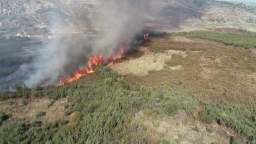
#> input picture media/drone_replay_01/clip_0000.jpg, 256 x 144 px
$ python -i segment.py   (imports and definitions only)   (older library calls are emulated)
#> lines starting #> are read from the running program, lines starting #| are printed output that depends on the picture; after the words box and inside, x2 and y2 are one past the last pixel; in counts of white or black regions, pixels touching at a corner belong together
#> further down, picture is the input picture: shape (144, 256, 3); mean B, G, R 114.8, 131.9, 137.7
### backend/firescope/config.py
"""Paths, dataset facts and environment configuration for the FireScope backend."""
from __future__ import annotations

import os
from dataclasses import dataclass
from pathlib import Path

ROOT = Path(__file__).resolve().parents[2]
RAW = ROOT / "data" / "raw" / "burnedareauav"
DATASET = RAW / "BurnedAreaUAV_dataset"
VIDEO = DATASET / "MP4_video" / "original_prescribed_burn_video.mp4"
KML = RAW / "pinhao_cell_precribed_area.kml"
SOURCE_ID = "drone_replay_01"


def _load_dotenv() -> None:
    env = Path(__file__).resolve().parents[1] / ".env"
    if not env.exists():
        return
    for line in env.read_text().splitlines():
        line = line.strip()
        if line and not line.startswith("#") and "=" in line:
            k, v = line.split("=", 1)
            os.environ.setdefault(k.strip(), v.strip().strip('"').strip("'"))


_load_dotenv()
PROCESSED = Path(os.environ.get("DATA_DIR", ROOT / "data" / "processed"))
CACHE = ROOT / "data" / "cache"


@dataclass(frozen=True)
class Pose:
    """Drone camera pose, from the XMP metadata of uav_photo_1_metadata.JPG (BurnedAreaUAV v1.1)."""
    lat: float = 41.393844
    lon: float = -7.614828
    agl_m: float = 24.9          # RelativeAltitude (above take-off point)
    yaw_deg: float = -46.7       # GimbalYawDegree, 0 = north, clockwise
    pitch_deg: float = -28.9     # GimbalPitchDegree, negative = down
    focal_px_4k: float = 3666.666504  # CalibratedFocalLength at 3840 px width
    width_4k: int = 3840


POSE = Pose()
# Wall-clock of video t=0. The dataset does not publish it; the photo metadata (12:46:28 / 12:48:57 local, UTC+0)
# is taken during the hover. We anchor the replay at 12:33:00Z and label the value an assumption in the API.
RECORDED_START = "2019-03-01T12:33:00Z"
SAMPLE_EVERY_FRAMES = 100        # 4 s at 25 fps, matches the annotation cadence
CLIP_SECONDS = 12.0
HORIZON_FRAC = 0.21              # rows above this fraction of the frame are far-field (beyond the access road): excluded

# ---- Workshop GPU models (vast-builders-challenge gpu/README) — token via env / K8s Secret, never in the bundle
GPU_HOST = os.environ.get("GPU_HOST", "166.19.38.112")
GPU_BEARER_TOKEN = os.environ.get("GPU_BEARER_TOKEN", "") or os.environ.get("COSMOS_API_KEY", "")
COSMOS_TOKEN_CMD = os.environ.get("COSMOS_TOKEN_CMD", "")
COSMOS_REASON_BASE = os.environ.get("COSMOS_REASON_BASE", f"http://{GPU_HOST}:8001/v1")
COSMOS_REASON_MODEL = os.environ.get("COSMOS_REASON_MODEL", "nvidia/cosmos3-nano-reasoner")
COSMOS_EMBED_BASE = os.environ.get("COSMOS_EMBED_BASE", f"http://{GPU_HOST}:8003/v1")
COSMOS_EMBED_MODEL = os.environ.get("COSMOS_EMBED_MODEL", "")          # discovered from /v1/models when empty
YOLO_URL = os.environ.get("YOLO_URL", f"http://{GPU_HOST}:8002")
# Agent LLM: defaults to Cosmos Reason; can point at W&B / CoreWeave inference (OpenAI-compatible)
LLM_BASE = os.environ.get("LLM_BASE", COSMOS_REASON_BASE)
LLM_MODEL = os.environ.get("LLM_MODEL", COSMOS_REASON_MODEL)
LLM_API_KEY = os.environ.get("LLM_API_KEY", "")
# build.nvidia.com (optional alternative)
NVIDIA_API_BASE = os.environ.get("NVIDIA_API_BASE", "https://integrate.api.nvidia.com/v1")
NVIDIA_API_KEY = os.environ.get("NVIDIA_API_KEY", "")
# VSS retrieval backend ($INGRESS_URL) — login with team user/password (K8s Secret)
VSS_URL = os.environ.get("VSS_URL", "").rstrip("/")
VSS_USERNAME = os.environ.get("VSS_USERNAME", "")
VSS_PASSWORD = os.environ.get("VSS_PASSWORD", "")
VAST_ENDPOINT = os.environ.get("VAST_ENDPOINT", "")
WANDB_API_KEY = os.environ.get("WANDB_API_KEY", "")
AUTO_ANALYZE = os.environ.get("AUTO_ANALYZE", "") in ("1", "true", "yes")
MEDIA_DIR = Path(os.environ.get("MEDIA_DIR", PROCESSED / "media"))
# If set, media is served from this absolute URL prefix (e.g. an object store) instead of /media
MEDIA_URL = os.environ.get("MEDIA_URL", "").rstrip("/")
FRONTEND_DIST = Path(os.environ.get("FRONTEND_DIST", ROOT / "frontend" / "dist"))
WANDB_API_KEY = os.environ.get("WANDB_API_KEY", "")

### backend/firescope/segment.py
"""RGB segmentation baseline for the BurnedAreaUAV footage.

burned_area   : dark, low-saturation ground (char/ash) that is connected to the burned field, accumulated over time
active_fire   : saturated orange/yellow, very bright pixels (visible flames — NOT temperature)
smoke         : bright, low-saturation, low-texture haze

Classical colour/morphology rules — transparent, no GPU, evaluated against the dataset's manual masks. Since phase 7
the burned area comes from a learned model instead (LearnedBurned: LR-ASPP MobileNetV3 fine-tuned on the manual masks,
pipeline/pinhao/segmenter.py), the same ONNX file the browser runs live. Flames and smoke stay on the colour rules.
"""
from __future__ import annotations

from pathlib import Path

import cv2
import numpy as np

from .config import HORIZON_FRAC

K5 = cv2.getStructuringElement(cv2.MORPH_ELLIPSE, (5, 5))
K9 = cv2.getStructuringElement(cv2.MORPH_ELLIPSE, (9, 9))
K15 = cv2.getStructuringElement(cv2.MORPH_ELLIPSE, (15, 15))


def raw_masks(frame_bgr: np.ndarray, work_w: int = 640) -> dict[str, np.ndarray]:
#> called with work_w = 640
    h, w = frame_bgr.shape[:2]
#> h = 144; w = 256
    small = cv2.resize(frame_bgr, (work_w, int(h * work_w / w)), interpolation=cv2.INTER_AREA)
    blur = cv2.GaussianBlur(small, (5, 5), 0)
    hsv = cv2.cvtColor(blur, cv2.COLOR_BGR2HSV)
#> hsv: shape (360, 640, 3); mean H, S, V 45.8, 55.4, 141.2
    H, S, V = hsv[..., 0].astype(np.int16), hsv[..., 1].astype(np.int16), hsv[..., 2].astype(np.int16)
    b, g, r = [blur[..., i].astype(np.int16) for i in range(3)]
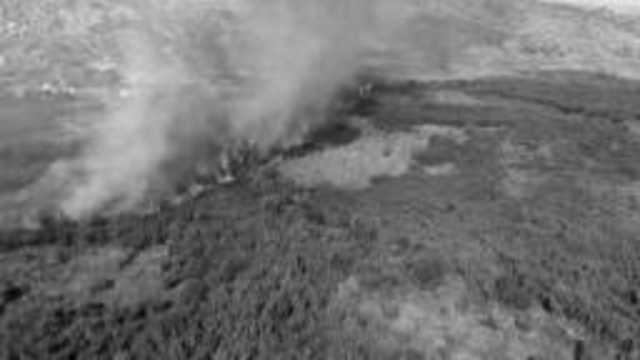
#> b: shape (360, 640) int16; min 2, max 232, mean 114.9
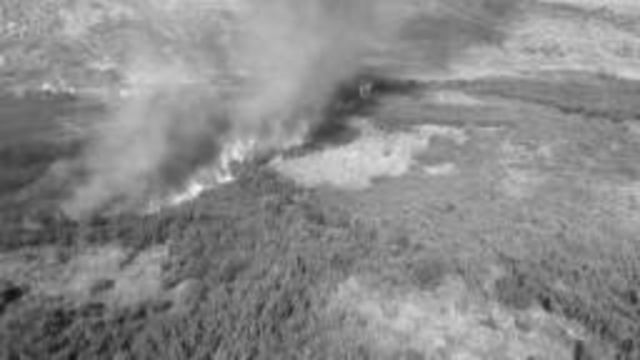
#> r: shape (360, 640) int16; min 17, max 242, mean 137.8
    sh = small.shape[0]
#> sh = 360
    valid = np.zeros(small.shape[:2], np.uint8)
    valid[int(sh * HORIZON_FRAC):, :] = 1

    flame = ((r > 190) & (r > g + 35) & (g > b) & (S > 90) & (V > 190)).astype(np.uint8) & valid
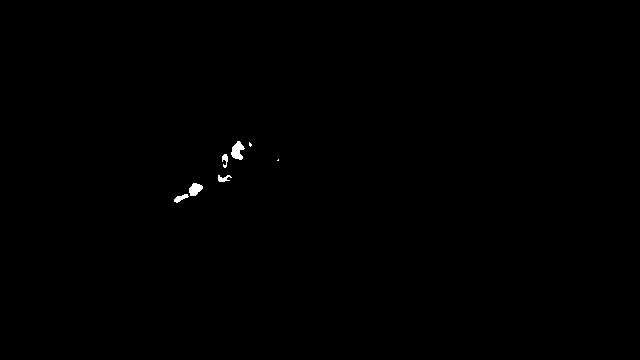
#> flame: shape (360, 640); values 0 (black) and 1 (white), 0.21% white; 7 white regions (2 under 20 px), largest, box (x1, y1, x2, y2) and area: (231, 141, 245, 160) 162, (189, 183, 203, 196) 127, (174, 194, 189, 203) 68, (218, 175, 232, 182) 58, (222, 154, 228, 168) 52
    flame = cv2.morphologyEx(flame, cv2.MORPH_OPEN, cv2.getStructuringElement(cv2.MORPH_ELLIPSE, (3, 3)))
#> flame: shape (360, 640); values 0 (black) and 1 (white), 0.19% white; 7 white regions (2 under 20 px), largest, box (x1, y1, x2, y2) and area: (231, 141, 245, 160) 161, (189, 183, 203, 196) 126, (174, 194, 189, 203) 66, (218, 175, 229, 182) 45, (222, 154, 228, 162) 33

    gray = cv2.cvtColor(blur, cv2.COLOR_BGR2GRAY)
    tex = cv2.Laplacian(gray, cv2.CV_32F, ksize=3)
    tex = cv2.GaussianBlur(np.abs(tex), (9, 9), 0)
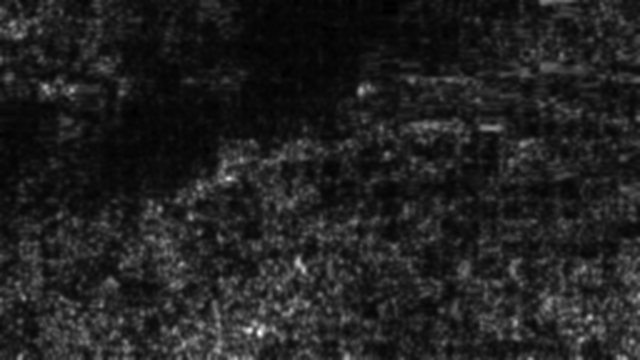
#> tex: shape (360, 640) float32; min 0.406, max 60.58, mean 8.4; drawn with min black and max white
    smoke = ((S < 38) & (V > 120) & (V < 235) & (tex < 6)).astype(np.uint8) & valid
#> smoke: shape (360, 640); values 0 (black) and 1 (white), 7.8% white; 21 white regions (13 under 20 px), largest, box (x1, y1, x2, y2) and area: (63, 75, 353, 218) 17287, (41, 115, 59, 142) 207, (16, 75, 56, 81) 148

    # vegetation / dry grass are saturated (green/olive/tan). Char is dark and greyish.
    exg = 2 * g - r - b
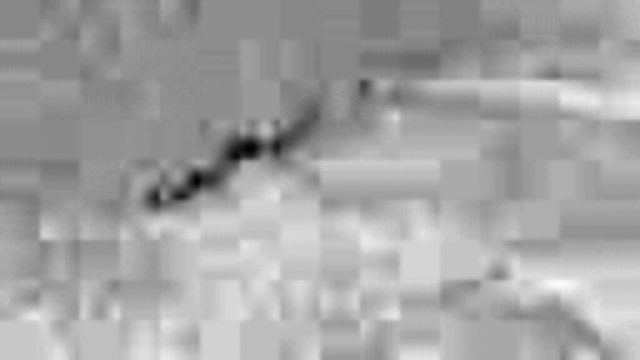
#> exg: shape (360, 640) int16; min -82, max 63, mean 11.3; drawn with min black and max white
    veg = (exg > 12) | ((S > 70) & (V > 110))
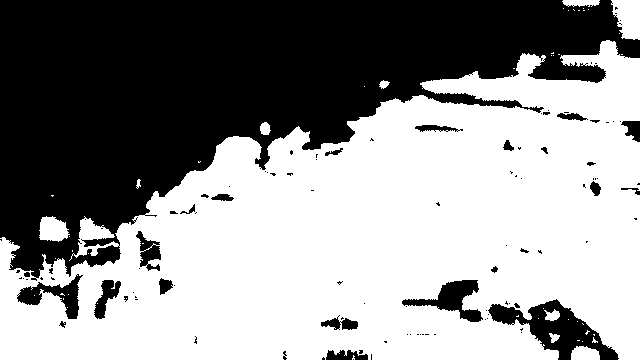
#> veg: shape (360, 640) bool; 57.1% white; 108 black regions (82 under 20 px), largest, box (x1, y1, x2, y2) and area: (0, 0, 640, 281) 89993, (488, 299, 619, 360) 3080, (402, 280, 483, 322) 1306
    dark = (V < 105) & (S < 85)
#> dark: shape (360, 640) bool; 8.9% white; 224 white regions (177 under 20 px), largest, box (x1, y1, x2, y2) and area: (0, 279, 166, 360) 6045, (0, 206, 222, 266) 4441, (310, 74, 420, 139) 2322
    greyish = (S < 40) & (V < 135)
#> greyish: shape (360, 640) bool; 4% white; 38 white regions (21 under 20 px), largest, box (x1, y1, x2, y2) and area: (0, 113, 232, 236) 4687, (316, 65, 424, 130) 2584, (40, 114, 87, 159) 493
    burned = ((dark | greyish | (flame > 0)) & ~veg).astype(np.uint8) & valid
#> burned: shape (360, 640); values 0 (black) and 1 (white), 5.4% white; 66 white regions (43 under 20 px), largest, box (x1, y1, x2, y2) and area: (0, 113, 232, 264) 5984, (310, 75, 422, 139) 2939, (0, 145, 78, 171) 1050
    burned = cv2.morphologyEx(burned, cv2.MORPH_OPEN, K5)
#> burned: shape (360, 640); values 0 (black) and 1 (white), 4.8% white; 22 white regions (1 under 20 px), largest, box (x1, y1, x2, y2) and area: (311, 75, 419, 139) 2894, (147, 114, 232, 190) 2643, (0, 201, 80, 250) 1661
    burned = cv2.morphologyEx(burned, cv2.MORPH_CLOSE, K15)
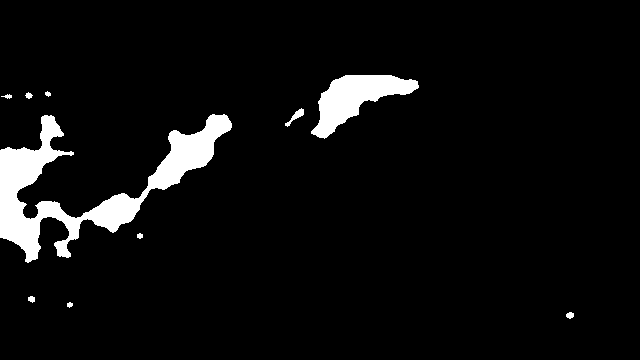
#> burned: shape (360, 640); values 0 (black) and 1 (white), 5.5% white; 10 white regions, largest, box (x1, y1, x2, y2) and area: (0, 114, 232, 263) 9242, (311, 75, 419, 139) 3064, (285, 108, 304, 127) 111
    return {"burned": burned, "flame": flame, "smoke": smoke, "shape": np.array(small.shape[:2])}


# [18 lines left out: functions largest_components, fill_holes, not called in this run]


class TemporalBurn:
    """Burned ground cannot un-burn: majority-vote 3 consecutive raw masks, then accumulate (logical OR) with decay
    guard so a single smoky frame cannot paint the whole view."""

    def __init__(self):
        self.hist: list[np.ndarray] = []
        self.cum: np.ndarray | None = None

    # [17 lines left out: functions update, iou_prf, not called in this run]


class LearnedBurned:
    """Burned-ground mask from the fine-tuned segmenter (data/processed/models/burned-lraspp-mnv3.onnx), at the
    analysis resolution of raw_masks, with the same far-field rows excluded."""

    PATH = Path(__file__).resolve().parents[2] / "data" / "processed" / "models" / "burned-lraspp-mnv3.onnx"
    MEAN = np.array([0.485, 0.456, 0.406], "float32")
    STD = np.array([0.229, 0.224, 0.225], "float32")

    # [16 lines left out: functions __init__, prob, mask, not called in this run]


class VoteBurn:
    """For the learned mask, which already is the whole burned area in each frame: majority of the last 3 samples
    (4 s apart) to remove flicker, the largest regions, holes filled. No accumulation — the camera drifts during the
    flight, so OR-ing image-space masks over minutes (TemporalBurn) smears them (IoU 0.87 instead of 0.92)."""

    def __init__(self):
        self.hist: list[np.ndarray] = []

    # [4 lines left out: function update, not called in this run]

>>> import cv2
>>> picture = cv2.imread('../../media/drone_replay_01/clip_0000.jpg')
>>> result = raw_masks(picture)
#> result = 4 items

$ run again, on media/drone_replay_01/clip_0001.jpg
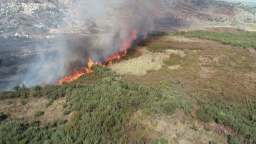
#> input picture media/drone_replay_01/clip_0001.jpg, 256 x 144 px
#> picture is the input picture: shape (144, 256, 3); mean B, G, R 112.4, 129.8, 135.1
#> hsv: shape (360, 640, 3); mean H, S, V 49.1, 58.5, 139
#> in raw_masks, `smoke = ((S < 38) & (V > 120) & (V < 235) & (tex < 6)).astype(np.uint8..`:
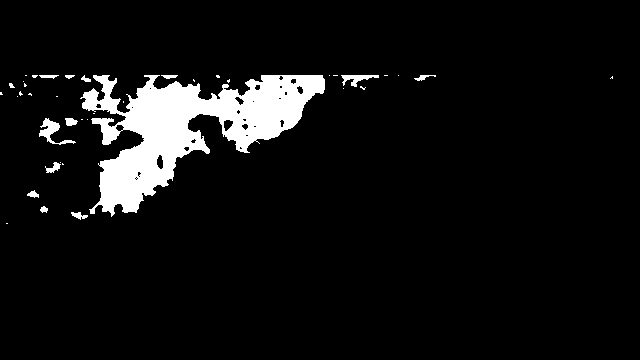
#> smoke: shape (360, 640); values 0 (black) and 1 (white), 6.8% white; 40 white regions (26 under 20 px), largest, box (x1, y1, x2, y2) and area: (80, 75, 325, 217) 14500, (39, 118, 76, 145) 318, (341, 75, 379, 87) 206
#> veg: shape (360, 640) bool; 59.1% white; 127 black regions (91 under 20 px), largest, box (x1, y1, x2, y2) and area: (0, 0, 602, 273) 84337, (48, 230, 128, 319) 1880, (526, 303, 626, 360) 1639
#> dark: shape (360, 640) bool; 9.7% white; 219 white regions (167 under 20 px), largest, box (x1, y1, x2, y2) and area: (0, 280, 162, 360) 6039, (170, 269, 299, 360) 2463, (528, 275, 640, 360) 2125
#> greyish: shape (360, 640) bool; 4.4% white; 59 white regions (32 under 20 px), largest, box (x1, y1, x2, y2) and area: (343, 38, 464, 105) 3749, (164, 95, 229, 187) 2442, (0, 205, 139, 236) 1064
#> in raw_masks, `burned = cv2.morphologyEx(burned, cv2.MORPH_CLOSE, K15)`:
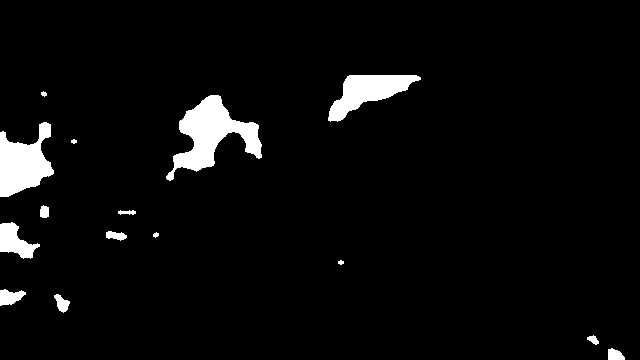
#> burned: shape (360, 640); values 0 (black) and 1 (white), 4.2% white; 15 white regions, largest, box (x1, y1, x2, y2) and area: (166, 95, 262, 181) 3372, (0, 122, 54, 197) 2463, (328, 75, 421, 122) 2048
#> result = 4 items

$ run again, on media/drone_replay_01/clip_0002.jpg
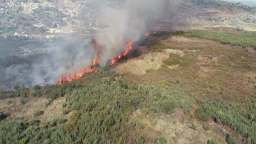
#> input picture media/drone_replay_01/clip_0002.jpg, 256 x 144 px
#> picture is the input picture: shape (144, 256, 3); mean B, G, R 116.6, 133, 138.8
#> hsv: shape (360, 640, 3); mean H, S, V 47.2, 55.2, 142.4
#> in raw_masks, `flame = ((r > 190) & (r > g + 35) & (g > b) & (S > 90) & (V > 190)).as..`:
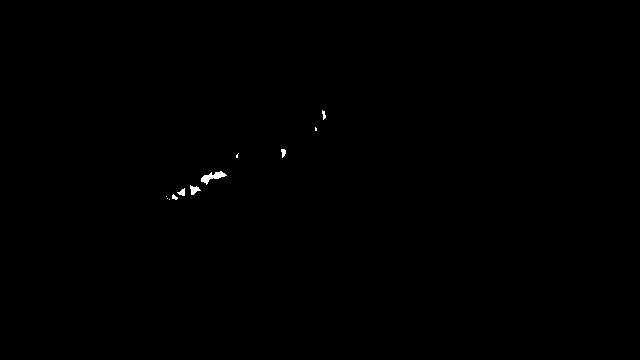
#> flame: shape (360, 640); values 0 (black) and 1 (white), 0.15% white; 11 white regions (5 under 20 px), largest, box (x1, y1, x2, y2) and area: (201, 171, 227, 185) 151, (190, 185, 201, 195) 60, (177, 188, 185, 196) 37, (281, 149, 286, 158) 31, (322, 110, 326, 120) 24, (172, 194, 178, 200) 22
#> smoke: shape (360, 640); values 0 (black) and 1 (white), 8.6% white; 36 white regions (21 under 20 px), largest, box (x1, y1, x2, y2) and area: (72, 75, 240, 208) 12368, (220, 75, 399, 162) 5622, (27, 195, 79, 217) 441
#> veg: shape (360, 640) bool; 56% white; 113 black regions (87 under 20 px), largest, box (x1, y1, x2, y2) and area: (0, 0, 640, 297) 93232, (441, 300, 518, 360) 2466, (524, 292, 590, 349) 1393
#> dark: shape (360, 640) bool; 8% white; 173 white regions (122 under 20 px), largest, box (x1, y1, x2, y2) and area: (0, 300, 144, 360) 4366, (80, 208, 216, 260) 2292, (344, 78, 461, 121) 1812
#> greyish: shape (360, 640) bool; 3.5% white; 48 white regions (27 under 20 px), largest, box (x1, y1, x2, y2) and area: (336, 48, 443, 120) 3078, (0, 198, 139, 253) 3071, (40, 137, 97, 153) 323
#> in raw_masks, `burned = cv2.morphologyEx(burned, cv2.MORPH_CLOSE, K15)`:
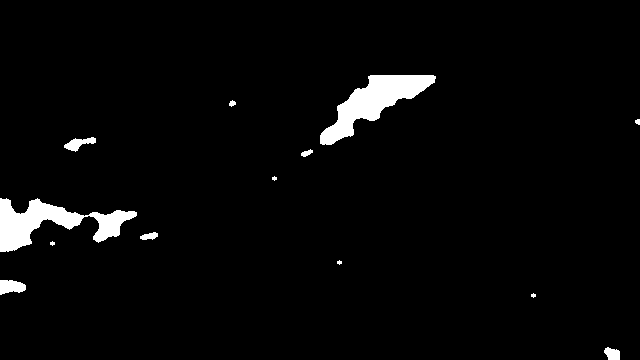
#> burned: shape (360, 640); values 0 (black) and 1 (white), 3.1% white; 13 white regions (4 under 20 px), largest, box (x1, y1, x2, y2) and area: (320, 75, 436, 145) 3121, (0, 198, 137, 252) 3074, (0, 280, 26, 295) 293
#> result = 4 items

$ run again, on media/drone_replay_01/clip_0003.jpg
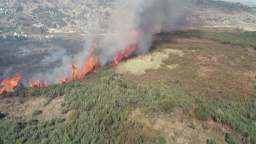
#> input picture media/drone_replay_01/clip_0003.jpg, 256 x 144 px
#> picture is the input picture: shape (144, 256, 3); mean B, G, R 118.4, 132.2, 137.5
#> hsv: shape (360, 640, 3); mean H, S, V 47.7, 48.1, 141.2
#> smoke: shape (360, 640); values 0 (black) and 1 (white), 8.3% white; 53 white regions (29 under 20 px), largest, box (x1, y1, x2, y2) and area: (45, 75, 397, 214) 16583, (63, 92, 116, 121) 587, (70, 123, 98, 141) 254
#> veg: shape (360, 640) bool; 50% white; 92 white regions (72 under 20 px), largest, box (x1, y1, x2, y2) and area: (0, 105, 640, 360) 106731, (480, 63, 640, 120) 4264, (0, 186, 53, 236) 1453
#> dark: shape (360, 640) bool; 8.8% white; 159 white regions (80 under 20 px), largest, box (x1, y1, x2, y2) and area: (0, 298, 96, 360) 3222, (372, 76, 501, 130) 2608, (551, 291, 640, 360) 2027
#> greyish: shape (360, 640) bool; 6.9% white; 101 white regions (60 under 20 px), largest, box (x1, y1, x2, y2) and area: (5, 126, 150, 260) 4438, (363, 41, 523, 132) 4416, (540, 78, 640, 111) 1710
#> in raw_masks, `burned = cv2.morphologyEx(burned, cv2.MORPH_CLOSE, K15)`:
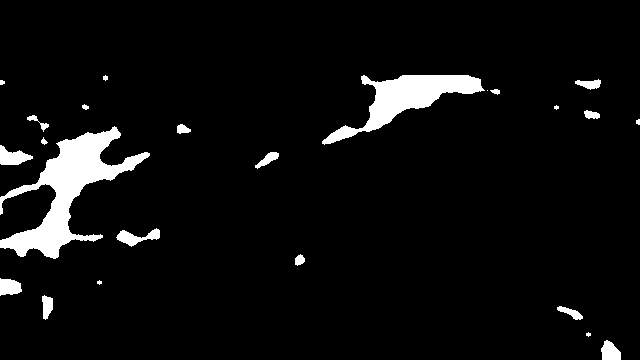
#> burned: shape (360, 640); values 0 (black) and 1 (white), 5.4% white; 24 white regions (4 under 20 px), largest, box (x1, y1, x2, y2) and area: (0, 126, 150, 259) 6185, (322, 75, 485, 145) 3681, (0, 145, 33, 165) 392
#> result = 4 items
